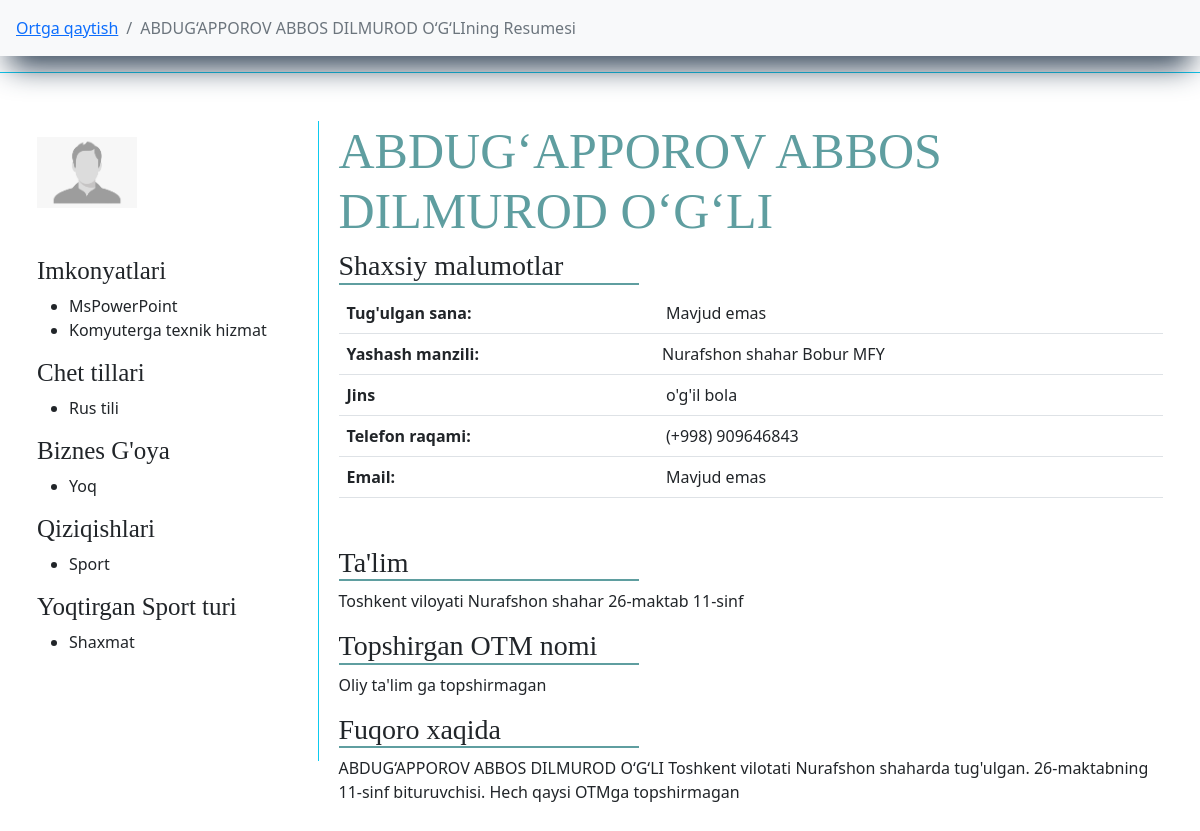
Screenshot of /bitiruvchilar/tuman/maktab/bitiruvchi/11/ (signed in) with the database file from the repository.
### main/models.py (models this page shows, shortened)
class Bitiruvchi(models.Model):
    f_name = models.CharField(max_length=l, verbose_name="F.I.Sh")
    img  = models.ImageField(default='default/default.png', upload_to='bitiruvchilar-foto/', verbose_name="Rasm")
    t_sana = models.DateField(verbose_name="Tug'ulgan sana", null=True, blank=True)
    jins = models.CharField(max_length=l, choices=jins, verbose_name="Jinsi", default="o'g'il bola")
    millat = models.CharField(max_length=l, null=True, blank=True)
    tuman = models.ForeignKey(TumanVaShahar, on_delete=models.CASCADE, verbose_name="Yashaydigan tuman(shahar)")
    mahalla = models.ForeignKey(Mahalla, on_delete=models.CASCADE, verbose_name="Mahalla Nomi")
    uy = models.CharField(max_length=l, null=True, blank=True, verbose_name="Ko'cha nomi 45uy")
    phone = models.CharField(max_length=9, verbose_name="Telefon raqam (+998) ", null=True, blank=True)
    email = models.EmailField(max_length=l, verbose_name="E-Pochta", null=True, blank=True)
    imkonyat = models.ManyToManyField(Imkonyat, related_name="abilty", verbose_name="Kompyuter bilimi")
    qiziqish = models.ForeignKey(Qiziqish, related_name="interest", on_delete=models.CASCADE, verbose_name="Qiziqish")
    sport = models.ManyToManyField(Sport, related_name="sport", verbose_name="Qiziqadigan sport turi")
    chettili = models.ManyToManyField(ChetTili, related_name="f_lang")
    idea = models.CharField(verbose_name="Biznes g'oya", max_length=l, choices=yesNo, default="Yoq")
    short_f = models.CharField(max_length=10000, verbose_name="Bizness g'oya haqqida qisqacha (agar bor bo'lsa)", null=True, blank=True)
    add_time = models.DateTimeField(auto_now_add=True)
    def __str__(self):
        return self.f_name

class AutoTime(models.Model):
    name = models.CharField(max_length=l, verbose_name="Nomi")
    add_time = models.DateTimeField(auto_now_add=True)
    def __str__(self):
        return self.name

class Imkonyat(AutoTime):
    def __str__(self):
        return super().__str__()

class AutoTime(models.Model):
    name = models.CharField(max_length=l, verbose_name="Nomi")
    add_time = models.DateTimeField(auto_now_add=True)
    def __str__(self):
        return self.name

class ChetTili(AutoTime):
    def __str__(self):
        return super().__str__()

class Sport(AutoTime):
    def __str__(self):
        return super().__str__()

class TumanVaShahar(AutoTime):
    status = models.CharField(max_length=l, choices=t_sh, default="shaxar")
    def __str__(self):
        return f"{super().name} {self.status}"

class MaktabBitiruvchisi(Bitiruvchi):
    tuman_mk = models.ForeignKey(TumanVaShahar, on_delete=models.SET_NULL, null=True, blank=True, verbose_name="Maktab manzili")
    maktab = models.ForeignKey(Maktab, on_delete=models.CASCADE, verbose_name="Bitirayotgan maktab")
    sinf = models.CharField(max_length=l, choices=sinf, default='9-sinf', verbose_name="Sinf")
    univer_sity = models.CharField(max_length=l, verbose_name="Topshirmoqchi bo'lgan universitet", null=True, blank=True)
    maqsad = models.CharField(max_length=l, choices=aim, null=True, blank=True, default="Ishlamoqchi", verbose_name="Maqsadi")
    vil = models.ForeignKey(Vil, related_name="mk_vil", on_delete=models.SET_NULL, null=True, blank=True, verbose_name="OTM manzili")
    otm_name = models.ForeignKey(Universitet, on_delete=models.SET_NULL, null=True, blank=True, verbose_name="Topshirmoqchi bo'lgan OTM Nomi")
    stu_way_un = models.CharField(max_length=l, null=True, blank=True, verbose_name="Mutaxasislik")
    other_un = models.CharField(max_length=l, verbose_name="ChetEl OTM nomi", null=True, blank=True)
    stu_way_ch = models.CharField(max_length=l, null=True, blank=True, verbose_name="Mutaxasislik")
    def __str__(self):
        return super().__str__()

class Maktab(AutoTime):
    tuman = models.ForeignKey(TumanVaShahar, on_delete=models.CASCADE, verbose_name="Qaysi tuman")
    status = models.CharField(max_length=l, default="O'rta ta'lim maktabi", choices=type_school, blank=True, null=True)
    def __str__(self):
        return f"{super().name}-{self.status}"

### main/views.py (the view)
# urls.py: path("tuman/maktab/bitiruvchi/<pk>/", ResumeMaktab, name="RM"),
def ResumeMaktab(request, pk):
    maktab_b = MaktabBitiruvchisi.objects.get(pk=pk)
    return render(request, 'cv/resume_maktab.html', {
        'object': maktab_b,
    })

### main/custom_context_processor.py (called while the page is built)
def data_avalible(request):
    all_tumanlar = TumanVaShahar.objects.all().order_by('name')
    context = {
        'all_tumanlar':all_tumanlar,
    }
    return context

### main/models.py (called while the page is built)
    def __str__(self):
        return f"{super().__str__()} MFY"

    def __str__(self):
        return super().__str__()

### templates/cv/resume_maktab.html (shortened to what this page needs)
{% extends "main.html" %}
{% block content %}
<nav aria-label="breadcrumb" class="sticky-top bg-light">
    <ol class="breadcrumb p-3">
      <li class="breadcrumb-item"><a href="{% url 'S' pk=object.maktab.pk %}">Ortga qaytish</a></li>
      <li class="breadcrumb-item active" aria-current="page">{{ object }}ning Resumesi</li>
    </ol>
</nav>
<div class="row">
    <div class="shadow_light col-xxl-5 m-auto p-5 border border-info">
        <div class="img-name">
            <div class="img border-end border-info pt-3">
                <img src="{{ object.img.url }}" width="100" alt="">
                <div class="imkonyat">
                    <h3>Imkonyatlari</h3>
                    <ul>
                        {% for i in object.imkonyat.all %}
                            <li>{{ i }}</li>
                        {% endfor %}
                    </ul>
                    <h3>Chet tillari</h3>
                    <ul>
                        {% for i in object.chettili.all %}
                            <li>{{ i }}</li>
                        {% endfor %}
                    </ul>
                    <h3>Biznes G'oya</h3>
                    <ul>
                        <li>{{ object.idea }}</li>
                    </ul>
                    <h3>Qiziqishlari</h3>
                    <ul>
                        <li>
                            {{ object.qiziqish }}
                        </li>
                    </ul>
                    <h3>Yoqtirgan Sport turi</h3>
                    <ul>
                        {% for i in object.sport.all %}
                            <li>{{ i }}</li>
                        {% empty %}
                            <li>malumot mavjud emas</li>
                        {% endfor %}
                    </ul>
                </div>
            </div>
            <div class="name">
                <div class="user-name">
                    <h1 class="ism">{{ object.f_name }}</h1>
                </div>
                <div class="data">
                    <h3>Shaxsiy malumotlar</h3>
                    <table class="table">
                        <tr>
                            <th>Tug'ulgan sana: </th>
                            {% if object.t_sana %}
                                <td>{{ object.t_sana }}</td>
                            {% else %}
                                <td>Mavjud emas</td>
                            {% endif %}
                        </tr>
                        <tr>
                            <th>Yashash manzili: </th>
                            {% if object.uy %}
                                <td class="ps-1"> {{ object.tuman }} {{ object.mahalla }} {{ object.uy }}</td>
                            {% else %}
                                <td class="ps-1"> {{ object.tuman }} {{ object.mahalla }}</td>
                            {% endif %}
                        </tr>
                        <tr>
                            <th>Jins</th>
                            <td>{{ object.jins }}</td>
                        </tr>
                        <tr>
                            <th>Telefon raqami: </th>
                            <td>(+998) {{ object.phone }}</td>
                        </tr>
                        <tr>
                            <th>Email: </th>
                            {% if object.email %}
                                <td>{{ object.email }}</td>
                            {% else %}
                                <td>Mavjud emas</td>
                            {% endif %}
                        </tr>
                    </table>
                    <div class="info-data">
                    <h3 class="">
                        Ta'lim
                    </h3>
                    {% if object.tuman_mk %}
                        <p>
                            Toshkent viloyati {{ object.tuman_mk }} {{ object.maktab }} {{ object.sinf }}
                        </p>
                    {% else %}
                        <p>
                            Toshkent viloyati {{ object.tuman }} {{ object.maktab }}ning {{ object.sinf }}
                        </p>
                    {% endif %}
                    <h3>Topshirgan OTM nomi</h3>
                    {% if object.univer_sity %}
                        <p>
                            {{ object.univer_sity }}
                        </p>
                    {% elif object.otm_name %}
                        <p>
                            {{ object.vil }}ning {{ object.otm_name }} --- {{ object.stu_way_un }}
                        </p>
                    {% elif object.other_un %}
                        <p>
                            {{ object.other_un }}
                        </p>
                    {% else %}
                        <p>
                            Oliy ta'lim ga topshirmagan
                        </p>
                    {% endif %}
                        <h3>Fuqoro xaqida</h3>
                        <p>
                        {{ object.f_name }} Toshkent vilotati {{ object.tuman }}da tug'ulgan.
                        {{ object.maktab }}ning {{ object.sinf }} bituruvchisi.
                        {% if object.univer_sity %}
                            Hozirda "{{ object.univer_sity }}" ga topshirgan.
                        {% elif object.otm_name %}
                            Hozirda "{{ object.otm_name }}" ga topshirgan.
                        {% elif object.other_un %}
                            Hozirda "{{ object.other_un }}" ga topshirgan.
                        {% else %}
                            Hech qaysi OTMga topshirmagan
                        {% endif %}
                        </p>
                    </div>
                </div>
            </div>
        </div>
    </div>
</div>
{% endblock %}

### static/css/style.css (style rules this page uses)
body { overflow-x: hidden; }
h1 { font-weight: 500 !important; }
nav { box-shadow: rgb(38, 57, 77) 0px 20px 30px -10px; }
a { text-decoration: none; }
.img-name { width: 100%; display: inline-flex; justify-content: space-between; }
.img { width: 25%; height: 80vh; }
.name { width: 75%; padding-left: 20px; }
.ism { font-size: 50px; color: cadetblue; font-family: fantasy; }
.info-data h3, .data h3 { width: 300px; font-family: serif; border-bottom: 2px solid cadetblue; }
.imkonyat h3 { font-size: 25px; font-family: serif; }
.shadow_light { box-shadow: rgba(255, 255, 255, 0.1) 0px 1px 1px 0px inset, rgba(50, 50, 93, 0.25) 0px 50px 100px -20px, rgba(0, 0, 0, 0.3) 0px 30px 60px -30px; }
@media only screen and (max-width: 1290px) { .ism { font-size: 50px; } }

### rows the page displays
Bitiruvchi: f_name "ABDUG‘APPOROV ABBOS DILMUROD O‘G‘LI", img (placeholder picture), idea "Yoq", qiziqish "Sport", tuman "Nurafshon shahar", mahalla "Bobur MFY", jins "o'g'il bola", phone "909646843"
Imkonyat: name "MsPowerPoint"
Imkonyat: name "Komyuterga texnik hizmat"
ChetTili: name "Rus tili"
Sport: name "Shaxmat"
MaktabBitiruvchisi: tuman_mk "Nurafshon shahar", maktab "26-maktab", sinf "11-sinf"
